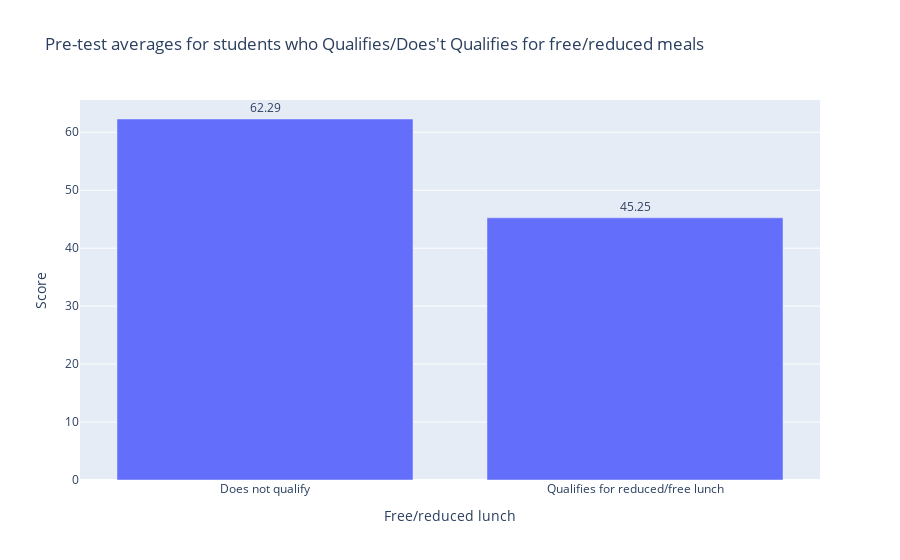

Here is the notebook cell this chart was saved with:
### Markdown cell above
According to the [National School Lunch Program](https://www.ers.usda.gov/topics/food-nutrition-assistance/child-nutrition-programs/national-school-lunch-program/) Free lunches are available to children in households with incomes at or below 130 percent of poverty, and Reduced-price lunches are available to children in households with incomes between 130 and 185 percent of poverty.  
based on this we can conclude that children who qualify for free/reduced meals are from households with low income.

### Code cell
fig = go.Figure( [ go.Bar(x=list(df.groupby('lunch').mean()['pretest'].index), y=df.groupby('lunch').mean()['pretest'], text=np.round(df.groupby('lunch').mean()['pretest'].values, 2), textposition='outside') ] )
fig.update_layout(
    title_text="Pre-test averages for students who Qualifies/Does't Qualifies for free/reduced meals",
    xaxis_title='Free/reduced lunch',
    yaxis_title='Score'
)
fig.show()

### Figure 1 — Plotly figure (JSON) as saved in the notebook; plotly's stock layout.template omitted (floating-point values rounded to 4 significant figures)
{"data": [{"text": [62.29, 45.25], "textposition": "outside", "type": "bar", "x": ["Does not qualify", "Qualifies for reduced/free lunch"], "y": [62.29, 45.25]}], "layout": {"title": {"text": "Pre-test averages for students who Qualifies/Does't Qualifies for free/reduced meals"}, "xaxis": {"title": {"text": "Free/reduced lunch"}}, "yaxis": {"title": {"text": "Score"}}}}
